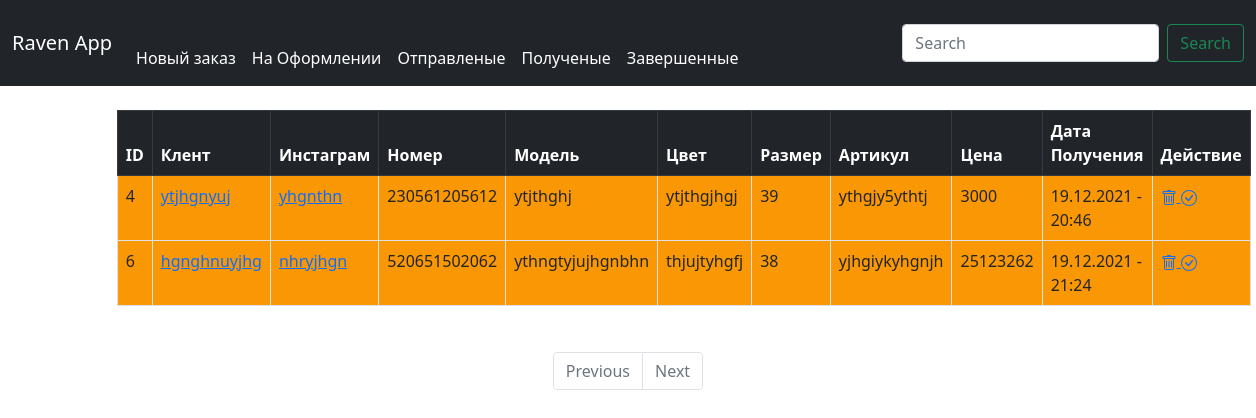
The page /received-list/ on the database its author committed.
### orders/models.py (models this page shows, shortened)
class Order(models.Model):
    client = models.CharField(max_length=255, verbose_name='Фио')
    insta = models.CharField(max_length=50, verbose_name='Инстаграм')
    phone = models.CharField(max_length=50, verbose_name='Номер телефона')
    address = models.CharField(max_length=300, null=True, blank=True, verbose_name='Адрес')
    model = models.CharField(max_length=100, verbose_name='Модель')
    color = models.CharField(max_length=50, verbose_name='Цвет')
    size = models.IntegerField(verbose_name='Размер')
    articul = models.CharField(max_length=255, verbose_name='Артикул')
    price = models.IntegerField(verbose_name='Цена')
    date_created = models.DateTimeField(auto_now_add=True)
    date_modified = models.DateTimeField(auto_now=True)
    pending = models.BooleanField(default=False)
    in_transit = models.BooleanField(default=False)
    received = models.BooleanField(default=False)
    completed =models.BooleanField(default=False)

### orders/views.py (the view)
# urls.py: path('received-list/', received_list, name='received_list'),
def received_list(request):
    orders = Order.objects.filter(received=True).order_by('date_created')
    return render(request, 'orders/received.html',
                    context ={'orders': orders})

### templates/orders/received.html (shortened to what this page needs)
{% extends '../base.html' %}
{% load crispy_forms_tags %}
{% load static %}
{% block content %}
<div class="container col-10">
    <table class="table table-bordered">
  <thead class="table-dark">
    <tr>
        <th>ID</th>
        <th>Клент</th>
        <th>Инстаграм</th>
        <th>Номер</th>
        <th>Модель</th>
        <th>Цвет</th>
        <th>Размер</th>
        <th>Артикул</th>
        <th>Цена</th>
        <th>Дата Получения</th>
        <th>Действие</th>
    </tr>
  </thead>
  <tbody>
  {% for order in orders %}
    <tr style="background-color: #fa9705;">
        <td>{{ order.id }}</td>
        <td><a href="{% url 'order_detail' order.id %}">{{ order.client }}</a></td>
        <td><a href="#">{{ order.insta }}</a></td>
        <td>{{ order.phone }}</td>
        <td>{{ order.model }}</td>
        <td>{{ order.color }}</td>
        <td>{{ order.size }}</td>
        <td>{{ order.articul }}</td>
        <td>{{ order.price }}</td>
        <td>{{ order.date_modified|date:"d.m.Y - G:i"}}</td>
        <td>                <a id="delete" href="{% url 'order_delete' order.id %}">
                </a>
                <a id="done" href="{% url 'complete_order' order.id %}">
                    </a>
        </td>
    </tr>
  {% endfor %}
  </tbody>
</table>
</div>
 <nav aria-label="Page navigation example">
        <ul class="pagination justify-content-center">
        {% if cars.has_previous %}
            <li class="page-item">
            <a class="page-link" href="?page={{ cars.previous_page_number }}">Previous</a>
          </li>
        {% else %}
            <li class="page-item disabled">
            <a class="page-link" href="#" tabindex="-1" aria-disabled="true">Previous</a>
          </li>
        {% endif %}
        {% if cars.has_next %}
            <li class="page-item">
            <a class="page-link" href="?page={{ cars.next_page_number }}">Next</a>
          </li>
        {% else %}
            <li class="page-item disabled">
            <a class="page-link" href="#" tabindex="-1" aria-disabled="true">Next</a>
          </li>
        {% endif %}
      </ul>
    </nav>
{% endblock content %}

### static/css/order_detail.css (style rules this page uses)
li { margin-top: 30px; }

### rows shown on the page
Order: id "4", client "ytjhgnyuj", insta "yhgnthn", phone "230561205612", model "ytjthghj", color "ytjthgjhgj", size "39", articul "ythgjy5ythtj", price "3000", date_modified "19.12.2021 - 20:46"
Order: id "6", client "hgnghnuyjhg", insta "nhryjhgn", phone "520651502062", model "ythngtyjujhgnbhn", color "thjujtyhgfj", size "38", articul "yjhgiykyhgnjh", price "25123262", date_modified "19.12.2021 - 21:24"
